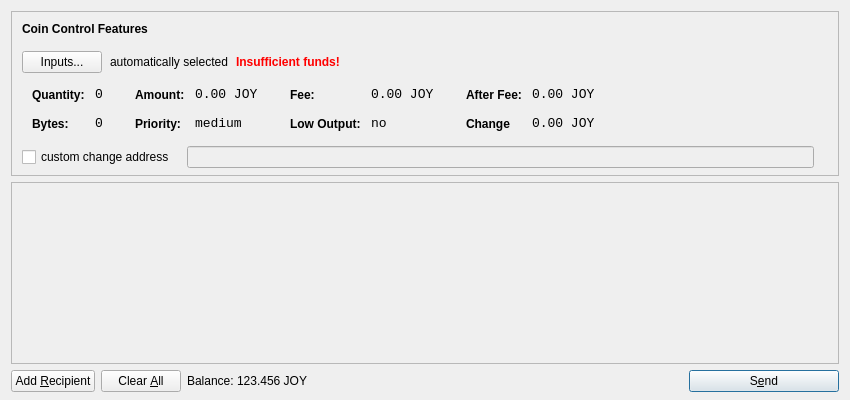
<?xml version="1.0" encoding="UTF-8"?>
<ui version="4.0">
 <class>SendCoinsDialog</class>
 <widget class="QDialog" name="SendCoinsDialog">
  <property name="geometry">
   <rect>
    <x>0</x>
    <y>0</y>
    <width>850</width>
    <height>400</height>
   </rect>
  </property>
  <property name="windowTitle">
   <string>Send Coins</string>
  </property>
  <layout class="QVBoxLayout" name="verticalLayout" stretch="0,1,0">
   <property name="bottomMargin">
    <number>8</number>
   </property>
   <item>
    <widget class="QFrame" name="frameCoinControl">
     <property name="sizePolicy">
      <sizepolicy hsizetype="Expanding" vsizetype="Expanding">
       <horstretch>0</horstretch>
       <verstretch>0</verstretch>
      </sizepolicy>
     </property>
     <property name="maximumSize">
      <size>
       <width>16777215</width>
       <height>16777215</height>
      </size>
     </property>
     <property name="frameShape">
      <enum>QFrame::StyledPanel</enum>
     </property>
     <property name="frameShadow">
      <enum>QFrame::Sunken</enum>
     </property>
     <layout class="QVBoxLayout" name="verticalLayoutCoinControl2">
      <property name="spacing">
       <number>-1</number>
      </property>
      <property name="leftMargin">
       <number>0</number>
      </property>
      <property name="topMargin">
       <number>0</number>
      </property>
      <property name="rightMargin">
       <number>0</number>
      </property>
      <property name="bottomMargin">
       <number>6</number>
      </property>
      <item>
       <layout class="QVBoxLayout" name="verticalLayoutCoinControl" stretch="0,0,0,0,1">
        <property name="spacing">
         <number>0</number>
        </property>
        <property name="leftMargin">
         <number>10</number>
        </property>
        <property name="topMargin">
         <number>10</number>
        </property>
        <item>
         <layout class="QHBoxLayout" name="horizontalLayoutCoinControl1">
          <property name="bottomMargin">
           <number>15</number>
          </property>
          <item>
           <widget class="QLabel" name="labelCoinControlFeatures">
            <property name="sizePolicy">
             <sizepolicy hsizetype="Preferred" vsizetype="Maximum">
              <horstretch>0</horstretch>
              <verstretch>0</verstretch>
             </sizepolicy>
            </property>
            <property name="font">
             <font>
              <weight>75</weight>
              <bold>true</bold>
             </font>
            </property>
            <property name="styleSheet">
             <string notr="true">font-weight:bold;</string>
            </property>
            <property name="text">
             <string>Coin Control Features</string>
            </property>
           </widget>
          </item>
         </layout>
        </item>
        <item>
         <layout class="QHBoxLayout" name="horizontalLayoutCoinControl2" stretch="0,0,0,0">
          <property name="spacing">
           <number>8</number>
          </property>
          <property name="bottomMargin">
           <number>10</number>
          </property>
          <item>
           <widget class="QPushButton" name="pushButtonCoinControl">
            <property name="styleSheet">
             <string notr="true"/>
            </property>
            <property name="text">
             <string>Inputs...</string>
            </property>
           </widget>
          </item>
          <item>
           <widget class="QLabel" name="labelCoinControlAutomaticallySelected">
            <property name="text">
             <string>automatically selected</string>
            </property>
            <property name="margin">
             <number>5</number>
            </property>
           </widget>
          </item>
          <item>
           <widget class="QLabel" name="labelCoinControlInsuffFunds">
            <property name="font">
             <font>
              <weight>75</weight>
              <bold>true</bold>
             </font>
            </property>
            <property name="styleSheet">
             <string notr="true">color:red;font-weight:bold;</string>
            </property>
            <property name="text">
             <string>Insufficient funds!</string>
            </property>
            <property name="margin">
             <number>5</number>
            </property>
           </widget>
          </item>
          <item>
           <spacer name="horizontalSpacerCoinControl">
            <property name="orientation">
             <enum>Qt::Horizontal</enum>
            </property>
            <property name="sizeHint" stdset="0">
             <size>
              <width>40</width>
              <height>1</height>
             </size>
            </property>
           </spacer>
          </item>
         </layout>
        </item>
        <item>
         <widget class="QWidget" name="widgetCoinControl" native="true">
          <property name="sizePolicy">
           <sizepolicy hsizetype="Preferred" vsizetype="Preferred">
            <horstretch>0</horstretch>
            <verstretch>0</verstretch>
           </sizepolicy>
          </property>
          <property name="minimumSize">
           <size>
            <width>0</width>
            <height>0</height>
           </size>
          </property>
          <property name="styleSheet">
           <string notr="true"/>
          </property>
          <layout class="QHBoxLayout" name="horizontalLayoutCoinControl5">
           <property name="leftMargin">
            <number>0</number>
           </property>
           <property name="topMargin">
            <number>0</number>
           </property>
           <property name="rightMargin">
            <number>0</number>
           </property>
           <property name="bottomMargin">
            <number>0</number>
           </property>
           <item>
            <layout class="QHBoxLayout" name="horizontalLayoutCoinControl3" stretch="0,0,0,1">
             <property name="spacing">
              <number>20</number>
             </property>
             <property name="topMargin">
              <number>0</number>
             </property>
             <property name="bottomMargin">
              <number>10</number>
             </property>
             <item>
              <layout class="QFormLayout" name="formLayoutCoinControl1">
               <property name="horizontalSpacing">
                <number>10</number>
               </property>
               <property name="verticalSpacing">
                <number>14</number>
               </property>
               <property name="leftMargin">
                <number>10</number>
               </property>
               <property name="topMargin">
                <number>4</number>
               </property>
               <property name="rightMargin">
                <number>6</number>
               </property>
               <item row="0" column="0">
                <widget class="QLabel" name="labelCoinControlQuantityText">
                 <property name="styleSheet">
                  <string notr="true">font-weight:bold;</string>
                 </property>
                 <property name="text">
                  <string>Quantity:</string>
                 </property>
                 <property name="margin">
                  <number>0</number>
                 </property>
                </widget>
               </item>
               <item row="0" column="1">
                <widget class="QLabel" name="labelCoinControlQuantity">
                 <property name="font">
                  <font>
                   <family>Monospace</family>
                   <pointsize>10</pointsize>
                  </font>
                 </property>
                 <property name="cursor">
                  <cursorShape>IBeamCursor</cursorShape>
                 </property>
                 <property name="contextMenuPolicy">
                  <enum>Qt::ActionsContextMenu</enum>
                 </property>
                 <property name="text">
                  <string>0</string>
                 </property>
                 <property name="margin">
                  <number>0</number>
                 </property>
                 <property name="textInteractionFlags">
                  <set>Qt::LinksAccessibleByMouse|Qt::TextSelectableByKeyboard|Qt::TextSelectableByMouse</set>
                 </property>
                </widget>
               </item>
               <item row="1" column="0">
                <widget class="QLabel" name="labelCoinControlBytesText">
                 <property name="styleSheet">
                  <string notr="true">font-weight:bold;</string>
                 </property>
                 <property name="text">
                  <string>Bytes:</string>
                 </property>
                </widget>
               </item>
               <item row="1" column="1">
                <widget class="QLabel" name="labelCoinControlBytes">
                 <property name="font">
                  <font>
                   <family>Monospace</family>
                   <pointsize>10</pointsize>
                  </font>
                 </property>
                 <property name="cursor">
                  <cursorShape>IBeamCursor</cursorShape>
                 </property>
                 <property name="contextMenuPolicy">
                  <enum>Qt::ActionsContextMenu</enum>
                 </property>
                 <property name="text">
                  <string>0</string>
                 </property>
                 <property name="textInteractionFlags">
                  <set>Qt::LinksAccessibleByMouse|Qt::TextSelectableByKeyboard|Qt::TextSelectableByMouse</set>
                 </property>
                </widget>
               </item>
              </layout>
             </item>
             <item>
              <layout class="QFormLayout" name="formLayoutCoinControl2">
               <property name="horizontalSpacing">
                <number>10</number>
               </property>
               <property name="verticalSpacing">
                <number>14</number>
               </property>
               <property name="leftMargin">
                <number>6</number>
               </property>
               <property name="topMargin">
                <number>4</number>
               </property>
               <property name="rightMargin">
                <number>6</number>
               </property>
               <item row="0" column="0">
                <widget class="QLabel" name="labelCoinControlAmountText">
                 <property name="styleSheet">
                  <string notr="true">font-weight:bold;</string>
                 </property>
                 <property name="text">
                  <string>Amount:</string>
                 </property>
                 <property name="margin">
                  <number>0</number>
                 </property>
                </widget>
               </item>
               <item row="0" column="1">
                <widget class="QLabel" name="labelCoinControlAmount">
                 <property name="font">
                  <font>
                   <family>Monospace</family>
                   <pointsize>10</pointsize>
                  </font>
                 </property>
                 <property name="cursor">
                  <cursorShape>IBeamCursor</cursorShape>
                 </property>
                 <property name="contextMenuPolicy">
                  <enum>Qt::ActionsContextMenu</enum>
                 </property>
                 <property name="text">
                  <string>0.00 JOY</string>
                 </property>
                 <property name="textInteractionFlags">
                  <set>Qt::LinksAccessibleByMouse|Qt::TextSelectableByKeyboard|Qt::TextSelectableByMouse</set>
                 </property>
                </widget>
               </item>
               <item row="1" column="0">
                <widget class="QLabel" name="labelCoinControlPriorityText">
                 <property name="styleSheet">
                  <string notr="true">font-weight:bold;</string>
                 </property>
                 <property name="text">
                  <string>Priority:</string>
                 </property>
                </widget>
               </item>
               <item row="1" column="1">
                <widget class="QLabel" name="labelCoinControlPriority">
                 <property name="font">
                  <font>
                   <family>Monospace</family>
                   <pointsize>10</pointsize>
                  </font>
                 </property>
                 <property name="cursor">
                  <cursorShape>IBeamCursor</cursorShape>
                 </property>
                 <property name="contextMenuPolicy">
                  <enum>Qt::ActionsContextMenu</enum>
                 </property>
                 <property name="text">
                  <string>medium</string>
                 </property>
                 <property name="textInteractionFlags">
                  <set>Qt::LinksAccessibleByMouse|Qt::TextSelectableByKeyboard|Qt::TextSelectableByMouse</set>
                 </property>
                </widget>
               </item>
              </layout>
             </item>
             <item>
              <layout class="QFormLayout" name="formLayoutCoinControl3">
               <property name="horizontalSpacing">
                <number>10</number>
               </property>
               <property name="verticalSpacing">
                <number>14</number>
               </property>
               <property name="leftMargin">
                <number>6</number>
               </property>
               <property name="topMargin">
                <number>4</number>
               </property>
               <property name="rightMargin">
                <number>6</number>
               </property>
               <item row="0" column="0">
                <widget class="QLabel" name="labelCoinControlFeeText">
                 <property name="styleSheet">
                  <string notr="true">font-weight:bold;</string>
                 </property>
                 <property name="text">
                  <string>Fee:</string>
                 </property>
                 <property name="margin">
                  <number>0</number>
                 </property>
                </widget>
               </item>
               <item row="0" column="1">
                <widget class="QLabel" name="labelCoinControlFee">
                 <property name="font">
                  <font>
                   <family>Monospace</family>
                   <pointsize>10</pointsize>
                  </font>
                 </property>
                 <property name="cursor">
                  <cursorShape>IBeamCursor</cursorShape>
                 </property>
                 <property name="contextMenuPolicy">
                  <enum>Qt::ActionsContextMenu</enum>
                 </property>
                 <property name="text">
                  <string>0.00 JOY</string>
                 </property>
                 <property name="textInteractionFlags">
                  <set>Qt::LinksAccessibleByMouse|Qt::TextSelectableByKeyboard|Qt::TextSelectableByMouse</set>
                 </property>
                </widget>
               </item>
               <item row="1" column="0">
                <widget class="QLabel" name="labelCoinControlLowOutputText">
                 <property name="styleSheet">
                  <string notr="true">font-weight:bold;</string>
                 </property>
                 <property name="text">
                  <string>Low Output:</string>
                 </property>
                </widget>
               </item>
               <item row="1" column="1">
                <widget class="QLabel" name="labelCoinControlLowOutput">
                 <property name="font">
                  <font>
                   <family>Monospace</family>
                   <pointsize>10</pointsize>
                  </font>
                 </property>
                 <property name="cursor">
                  <cursorShape>IBeamCursor</cursorShape>
                 </property>
                 <property name="contextMenuPolicy">
                  <enum>Qt::ActionsContextMenu</enum>
                 </property>
                 <property name="text">
                  <string>no</string>
                 </property>
                 <property name="textInteractionFlags">
                  <set>Qt::LinksAccessibleByMouse|Qt::TextSelectableByKeyboard|Qt::TextSelectableByMouse</set>
                 </property>
                </widget>
               </item>
              </layout>
             </item>
             <item>
              <layout class="QFormLayout" name="formLayoutCoinControl4">
               <property name="horizontalSpacing">
                <number>10</number>
               </property>
               <property name="verticalSpacing">
                <number>14</number>
               </property>
               <property name="leftMargin">
                <number>6</number>
               </property>
               <property name="topMargin">
                <number>4</number>
               </property>
               <property name="rightMargin">
                <number>6</number>
               </property>
               <item row="0" column="0">
                <widget class="QLabel" name="labelCoinControlAfterFeeText">
                 <property name="styleSheet">
                  <string notr="true">font-weight:bold;</string>
                 </property>
                 <property name="text">
                  <string>After Fee:</string>
                 </property>
                 <property name="margin">
                  <number>0</number>
                 </property>
                </widget>
               </item>
               <item row="0" column="1">
                <widget class="QLabel" name="labelCoinControlAfterFee">
                 <property name="font">
                  <font>
                   <family>Monospace</family>
                   <pointsize>10</pointsize>
                  </font>
                 </property>
                 <property name="cursor">
                  <cursorShape>IBeamCursor</cursorShape>
                 </property>
                 <property name="contextMenuPolicy">
                  <enum>Qt::ActionsContextMenu</enum>
                 </property>
                 <property name="text">
                  <string>0.00 JOY</string>
                 </property>
                 <property name="textInteractionFlags">
                  <set>Qt::LinksAccessibleByMouse|Qt::TextSelectableByKeyboard|Qt::TextSelectableByMouse</set>
                 </property>
                </widget>
               </item>
               <item row="1" column="0">
                <widget class="QLabel" name="labelCoinControlChangeText">
                 <property name="styleSheet">
                  <string notr="true">font-weight:bold;</string>
                 </property>
                 <property name="text">
                  <string>Change</string>
                 </property>
                </widget>
               </item>
               <item row="1" column="1">
                <widget class="QLabel" name="labelCoinControlChange">
                 <property name="font">
                  <font>
                   <family>Monospace</family>
                   <pointsize>10</pointsize>
                  </font>
                 </property>
                 <property name="cursor">
                  <cursorShape>IBeamCursor</cursorShape>
                 </property>
                 <property name="contextMenuPolicy">
                  <enum>Qt::ActionsContextMenu</enum>
                 </property>
                 <property name="text">
                  <string>0.00 JOY</string>
                 </property>
                 <property name="textInteractionFlags">
                  <set>Qt::LinksAccessibleByMouse|Qt::TextSelectableByKeyboard|Qt::TextSelectableByMouse</set>
                 </property>
                </widget>
               </item>
              </layout>
             </item>
            </layout>
           </item>
          </layout>
         </widget>
        </item>
        <item>
         <layout class="QHBoxLayout" name="horizontalLayoutCoinControl4" stretch="0,0,0">
          <property name="spacing">
           <number>12</number>
          </property>
          <property name="sizeConstraint">
           <enum>QLayout::SetDefaultConstraint</enum>
          </property>
          <property name="topMargin">
           <number>5</number>
          </property>
          <property name="rightMargin">
           <number>5</number>
          </property>
          <item>
           <widget class="QCheckBox" name="checkBoxCoinControlChange">
            <property name="text">
             <string>custom change address</string>
            </property>
           </widget>
          </item>
          <item>
           <widget class="QLineEdit" name="lineEditCoinControlChange">
            <property name="enabled">
             <bool>false</bool>
            </property>
            <property name="sizePolicy">
             <sizepolicy hsizetype="Expanding" vsizetype="Fixed">
              <horstretch>0</horstretch>
              <verstretch>0</verstretch>
             </sizepolicy>
            </property>
           </widget>
          </item>
          <item>
           <widget class="QLabel" name="labelCoinControlChangeLabel">
            <property name="sizePolicy">
             <sizepolicy hsizetype="Preferred" vsizetype="Expanding">
              <horstretch>0</horstretch>
              <verstretch>0</verstretch>
             </sizepolicy>
            </property>
            <property name="minimumSize">
             <size>
              <width>0</width>
              <height>0</height>
             </size>
            </property>
            <property name="text">
             <string/>
            </property>
            <property name="margin">
             <number>3</number>
            </property>
           </widget>
          </item>
         </layout>
        </item>
        <item>
         <spacer name="verticalSpacerCoinControl">
          <property name="orientation">
           <enum>Qt::Vertical</enum>
          </property>
          <property name="sizeHint" stdset="0">
           <size>
            <width>800</width>
            <height>1</height>
           </size>
          </property>
         </spacer>
        </item>
       </layout>
      </item>
     </layout>
    </widget>
   </item>
   <item>
    <widget class="QScrollArea" name="scrollArea">
     <property name="widgetResizable">
      <bool>true</bool>
     </property>
     <widget class="QWidget" name="scrollAreaWidgetContents">
      <property name="geometry">
       <rect>
        <x>0</x>
        <y>0</y>
        <width>824</width>
        <height>141</height>
       </rect>
      </property>
      <layout class="QVBoxLayout" name="verticalLayout_2">
       <property name="leftMargin">
        <number>0</number>
       </property>
       <property name="topMargin">
        <number>0</number>
       </property>
       <property name="rightMargin">
        <number>0</number>
       </property>
       <property name="bottomMargin">
        <number>0</number>
       </property>
       <item>
        <layout class="QVBoxLayout" name="entries">
         <property name="spacing">
          <number>6</number>
         </property>
        </layout>
       </item>
       <item>
        <spacer name="verticalSpacer">
         <property name="orientation">
          <enum>Qt::Vertical</enum>
         </property>
         <property name="sizeHint" stdset="0">
          <size>
           <width>20</width>
           <height>40</height>
          </size>
         </property>
        </spacer>
       </item>
      </layout>
     </widget>
    </widget>
   </item>
   <item>
    <layout class="QHBoxLayout" name="horizontalLayout">
     <item>
      <widget class="QPushButton" name="addButton">
       <property name="toolTip">
        <string>Send to multiple recipients at once</string>
       </property>
       <property name="text">
        <string>Add &amp;Recipient</string>
       </property>
       <property name="icon">
        <iconset resource="../bitcoin.qrc">
         <normaloff>:/icons/add</normaloff>:/icons/add</iconset>
       </property>
       <property name="autoDefault">
        <bool>false</bool>
       </property>
      </widget>
     </item>
     <item>
      <widget class="QPushButton" name="clearButton">
       <property name="sizePolicy">
        <sizepolicy hsizetype="Minimum" vsizetype="Fixed">
         <horstretch>0</horstretch>
         <verstretch>0</verstretch>
        </sizepolicy>
       </property>
       <property name="toolTip">
        <string>Remove all transaction fields</string>
       </property>
       <property name="text">
        <string>Clear &amp;All</string>
       </property>
       <property name="icon">
        <iconset resource="../bitcoin.qrc">
         <normaloff>:/icons/remove</normaloff>:/icons/remove</iconset>
       </property>
       <property name="autoRepeatDelay">
        <number>300</number>
       </property>
       <property name="autoDefault">
        <bool>false</bool>
       </property>
      </widget>
     </item>
     <item>
      <layout class="QHBoxLayout" name="horizontalLayout_2">
       <property name="spacing">
        <number>3</number>
       </property>
       <item>
        <widget class="QLabel" name="label">
         <property name="sizePolicy">
          <sizepolicy hsizetype="Preferred" vsizetype="Fixed">
           <horstretch>0</horstretch>
           <verstretch>0</verstretch>
          </sizepolicy>
         </property>
         <property name="text">
          <string>Balance:</string>
         </property>
        </widget>
       </item>
       <item>
        <widget class="QLabel" name="labelBalance">
         <property name="sizePolicy">
          <sizepolicy hsizetype="Preferred" vsizetype="Fixed">
           <horstretch>0</horstretch>
           <verstretch>0</verstretch>
          </sizepolicy>
         </property>
         <property name="cursor">
          <cursorShape>IBeamCursor</cursorShape>
         </property>
         <property name="text">
          <string>123.456 JOY</string>
         </property>
         <property name="textInteractionFlags">
          <set>Qt::LinksAccessibleByMouse|Qt::TextSelectableByKeyboard|Qt::TextSelectableByMouse</set>
         </property>
        </widget>
       </item>
      </layout>
     </item>
     <item>
      <spacer name="horizontalSpacer">
       <property name="orientation">
        <enum>Qt::Horizontal</enum>
       </property>
       <property name="sizeHint" stdset="0">
        <size>
         <width>40</width>
         <height>20</height>
        </size>
       </property>
      </spacer>
     </item>
     <item>
      <widget class="QPushButton" name="sendButton">
       <property name="minimumSize">
        <size>
         <width>150</width>
         <height>0</height>
        </size>
       </property>
       <property name="toolTip">
        <string>Confirm the send action</string>
       </property>
       <property name="text">
        <string>S&amp;end</string>
       </property>
       <property name="icon">
        <iconset resource="../bitcoin.qrc">
         <normaloff>:/icons/send</normaloff>:/icons/send</iconset>
       </property>
       <property name="default">
        <bool>true</bool>
       </property>
      </widget>
     </item>
    </layout>
   </item>
  </layout>
 </widget>
 <resources>
  <include location="../bitcoin.qrc"/>
 </resources>
 <connections/>
</ui>
